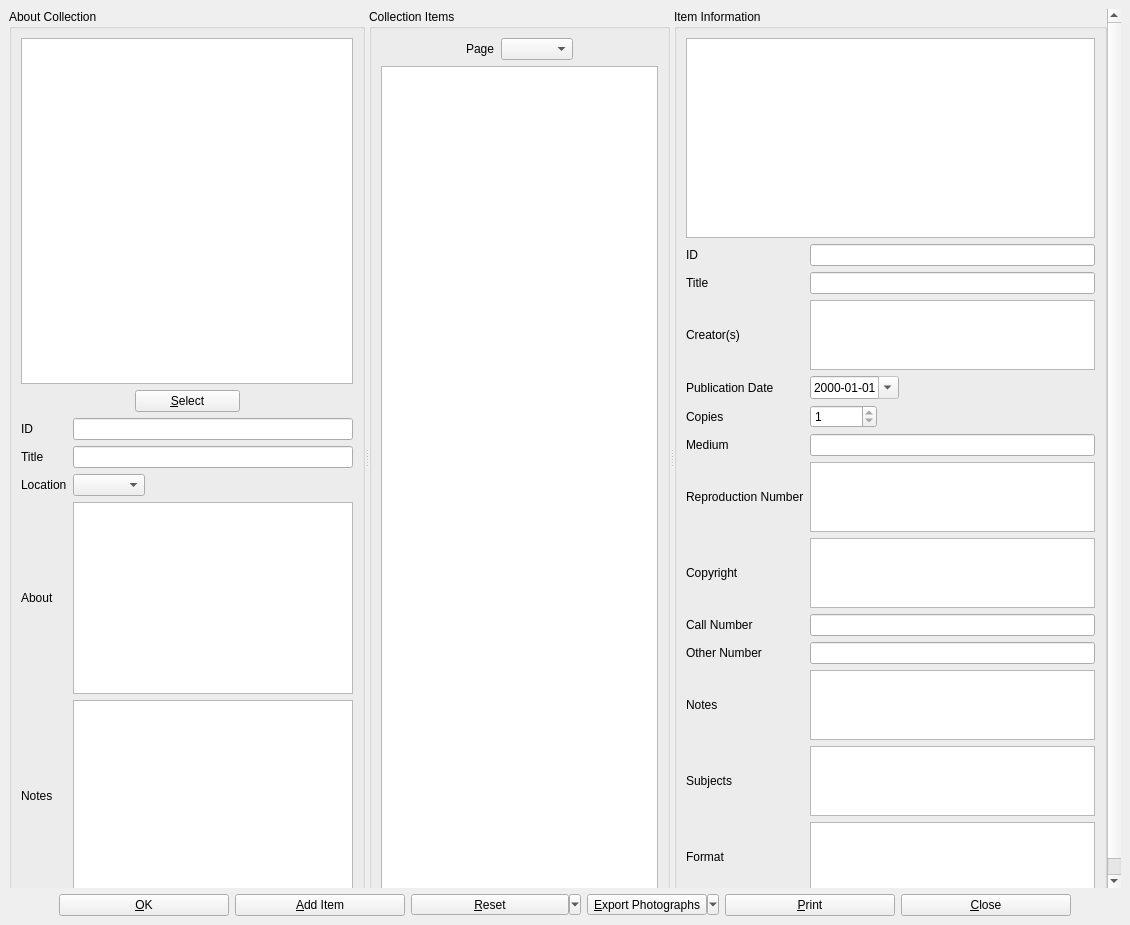
<?xml version="1.0" encoding="UTF-8"?>
<ui version="4.0">
 <class>pcDialog</class>
 <widget class="QMainWindow" name="pcDialog">
  <property name="geometry">
   <rect>
    <x>0</x>
    <y>0</y>
    <width>1130</width>
    <height>925</height>
   </rect>
  </property>
  <property name="windowTitle">
   <string>BiblioteQ</string>
  </property>
  <property name="windowIcon">
   <iconset>
    <normaloff>icons.d/book.png</normaloff>icons.d/book.png</iconset>
  </property>
  <widget class="QWidget" name="centralwidget">
   <layout class="QVBoxLayout">
    <item>
     <widget class="QScrollArea" name="scrollArea">
      <property name="frameShape">
       <enum>QFrame::NoFrame</enum>
      </property>
      <property name="widgetResizable">
       <bool>true</bool>
      </property>
      <widget class="QWidget" name="scrollAreaWidgetContents">
       <property name="geometry">
        <rect>
         <x>0</x>
         <y>0</y>
         <width>1094</width>
         <height>1006</height>
        </rect>
       </property>
       <layout class="QVBoxLayout" name="verticalLayout_2">
        <property name="spacing">
         <number>0</number>
        </property>
        <property name="margin">
         <number>0</number>
        </property>
        <item>
         <widget class="QSplitter" name="splitter">
          <property name="orientation">
           <enum>Qt::Horizontal</enum>
          </property>
          <widget class="QGroupBox" name="coverImages">
           <property name="title">
            <string>About Collection</string>
           </property>
           <layout class="QVBoxLayout" name="verticalLayout">
            <item>
             <widget class="image_drop_site" name="thumbnail_collection">
              <property name="minimumSize">
               <size>
                <width>150</width>
                <height>200</height>
               </size>
              </property>
              <property name="toolTip">
               <string>Thumbnail</string>
              </property>
             </widget>
            </item>
            <item>
             <layout class="QHBoxLayout" name="_2">
              <item>
               <spacer>
                <property name="orientation">
                 <enum>Qt::Horizontal</enum>
                </property>
                <property name="sizeHint" stdset="0">
                 <size>
                  <width>40</width>
                  <height>20</height>
                 </size>
                </property>
               </spacer>
              </item>
              <item>
               <widget class="QPushButton" name="select_image_collection">
                <property name="minimumSize">
                 <size>
                  <width>105</width>
                  <height>0</height>
                 </size>
                </property>
                <property name="text">
                 <string>&amp;Select</string>
                </property>
                <property name="icon">
                 <iconset>
                  <normaloff>icons.d/16x16/fileopen.png</normaloff>icons.d/16x16/fileopen.png</iconset>
                </property>
               </widget>
              </item>
              <item>
               <spacer>
                <property name="orientation">
                 <enum>Qt::Horizontal</enum>
                </property>
                <property name="sizeHint" stdset="0">
                 <size>
                  <width>40</width>
                  <height>20</height>
                 </size>
                </property>
               </spacer>
              </item>
             </layout>
            </item>
            <item>
             <layout class="QGridLayout" name="gridLayout">
              <item row="1" column="0">
               <widget class="QLabel" name="label_2">
                <property name="text">
                 <string>Title</string>
                </property>
               </widget>
              </item>
              <item row="1" column="1">
               <widget class="QLineEdit" name="title_collection"/>
              </item>
              <item row="3" column="0">
               <widget class="QLabel" name="label">
                <property name="text">
                 <string>About</string>
                </property>
               </widget>
              </item>
              <item row="3" column="1">
               <widget class="QTextEdit" name="about_collection">
                <property name="tabChangesFocus">
                 <bool>true</bool>
                </property>
                <property name="acceptRichText">
                 <bool>false</bool>
                </property>
               </widget>
              </item>
              <item row="4" column="0">
               <widget class="QLabel" name="label_3">
                <property name="text">
                 <string>Notes</string>
                </property>
               </widget>
              </item>
              <item row="4" column="1">
               <widget class="QTextEdit" name="notes_collection">
                <property name="tabChangesFocus">
                 <bool>true</bool>
                </property>
                <property name="acceptRichText">
                 <bool>false</bool>
                </property>
               </widget>
              </item>
              <item row="0" column="0">
               <widget class="QLabel" name="label_14">
                <property name="text">
                 <string>ID</string>
                </property>
               </widget>
              </item>
              <item row="0" column="1">
               <widget class="QLineEdit" name="id_collection"/>
              </item>
              <item row="2" column="0">
               <widget class="QLabel" name="label_20">
                <property name="text">
                 <string>Location</string>
                </property>
               </widget>
              </item>
              <item row="2" column="1">
               <layout class="QHBoxLayout" name="_4">
                <item>
                 <widget class="QComboBox" name="location"/>
                </item>
                <item>
                 <spacer>
                  <property name="orientation">
                   <enum>Qt::Horizontal</enum>
                  </property>
                  <property name="sizeHint" stdset="0">
                   <size>
                    <width>40</width>
                    <height>20</height>
                   </size>
                  </property>
                 </spacer>
                </item>
               </layout>
              </item>
             </layout>
            </item>
           </layout>
          </widget>
          <widget class="QGroupBox" name="collectionGroup">
           <property name="title">
            <string>Collection Items</string>
           </property>
           <layout class="QVBoxLayout" name="verticalLayout_3">
            <item>
             <layout class="QHBoxLayout" name="horizontalLayout_2">
              <item>
               <spacer name="horizontalSpacer_5">
                <property name="orientation">
                 <enum>Qt::Horizontal</enum>
                </property>
                <property name="sizeHint" stdset="0">
                 <size>
                  <width>40</width>
                  <height>20</height>
                 </size>
                </property>
               </spacer>
              </item>
              <item>
               <widget class="QLabel" name="label_16">
                <property name="text">
                 <string>Page</string>
                </property>
               </widget>
              </item>
              <item>
               <widget class="QComboBox" name="page"/>
              </item>
              <item>
               <spacer name="horizontalSpacer">
                <property name="orientation">
                 <enum>Qt::Horizontal</enum>
                </property>
                <property name="sizeHint" stdset="0">
                 <size>
                  <width>40</width>
                  <height>20</height>
                 </size>
                </property>
               </spacer>
              </item>
             </layout>
            </item>
            <item>
             <widget class="QGraphicsView" name="graphicsView">
              <property name="viewportUpdateMode">
               <enum>QGraphicsView::FullViewportUpdate</enum>
              </property>
             </widget>
            </item>
           </layout>
          </widget>
          <widget class="QGroupBox" name="itemGroup">
           <property name="title">
            <string>Item Information</string>
           </property>
           <layout class="QVBoxLayout" name="verticalLayout_4">
            <item>
             <widget class="image_drop_site" name="thumbnail_item">
              <property name="minimumSize">
               <size>
                <width>150</width>
                <height>200</height>
               </size>
              </property>
              <property name="toolTip">
               <string>Thumbnail</string>
              </property>
             </widget>
            </item>
            <item>
             <layout class="QGridLayout" name="gridLayout_2">
              <item row="2" column="0">
               <widget class="QLabel" name="label_12">
                <property name="text">
                 <string>Creator(s)</string>
                </property>
               </widget>
              </item>
              <item row="3" column="1">
               <layout class="QHBoxLayout" name="_3">
                <item>
                 <widget class="QDateEdit" name="publication_date">
                  <property name="readOnly">
                   <bool>true</bool>
                  </property>
                  <property name="displayFormat">
                   <string>yyyy-MM-dd</string>
                  </property>
                  <property name="calendarPopup">
                   <bool>true</bool>
                  </property>
                 </widget>
                </item>
                <item>
                 <spacer>
                  <property name="orientation">
                   <enum>Qt::Horizontal</enum>
                  </property>
                  <property name="sizeHint" stdset="0">
                   <size>
                    <width>40</width>
                    <height>20</height>
                   </size>
                  </property>
                 </spacer>
                </item>
               </layout>
              </item>
              <item row="10" column="0">
               <widget class="QLabel" name="label_8">
                <property name="text">
                 <string>Notes</string>
                </property>
               </widget>
              </item>
              <item row="7" column="1">
               <widget class="QTextEdit" name="copyright_item">
                <property name="tabChangesFocus">
                 <bool>true</bool>
                </property>
                <property name="readOnly">
                 <bool>true</bool>
                </property>
                <property name="acceptRichText">
                 <bool>false</bool>
                </property>
               </widget>
              </item>
              <item row="8" column="0">
               <widget class="QLabel" name="label_17">
                <property name="text">
                 <string>Call Number</string>
                </property>
               </widget>
              </item>
              <item row="8" column="1">
               <widget class="QLineEdit" name="call_number_item">
                <property name="maxLength">
                 <number>64</number>
                </property>
                <property name="readOnly">
                 <bool>true</bool>
                </property>
               </widget>
              </item>
              <item row="9" column="0">
               <widget class="QLabel" name="label_18">
                <property name="text">
                 <string>Other Number</string>
                </property>
               </widget>
              </item>
              <item row="6" column="1">
               <widget class="QTextEdit" name="reproduction_number_item">
                <property name="tabChangesFocus">
                 <bool>true</bool>
                </property>
                <property name="readOnly">
                 <bool>true</bool>
                </property>
                <property name="acceptRichText">
                 <bool>false</bool>
                </property>
               </widget>
              </item>
              <item row="7" column="0">
               <widget class="QLabel" name="label_7">
                <property name="text">
                 <string>Copyright</string>
                </property>
               </widget>
              </item>
              <item row="5" column="0">
               <widget class="QLabel" name="label_5">
                <property name="text">
                 <string>Medium</string>
                </property>
               </widget>
              </item>
              <item row="6" column="0">
               <widget class="QLabel" name="label_6">
                <property name="text">
                 <string>Reproduction Number</string>
                </property>
               </widget>
              </item>
              <item row="1" column="0">
               <widget class="QLabel" name="label_4">
                <property name="text">
                 <string>Title</string>
                </property>
               </widget>
              </item>
              <item row="1" column="1">
               <widget class="QLineEdit" name="title_item">
                <property name="readOnly">
                 <bool>true</bool>
                </property>
               </widget>
              </item>
              <item row="10" column="1">
               <widget class="QTextEdit" name="notes_item">
                <property name="tabChangesFocus">
                 <bool>true</bool>
                </property>
                <property name="readOnly">
                 <bool>true</bool>
                </property>
                <property name="acceptRichText">
                 <bool>false</bool>
                </property>
               </widget>
              </item>
              <item row="11" column="0">
               <widget class="QLabel" name="label_9">
                <property name="text">
                 <string>Subjects</string>
                </property>
               </widget>
              </item>
              <item row="5" column="1">
               <widget class="QLineEdit" name="medium_item">
                <property name="readOnly">
                 <bool>true</bool>
                </property>
               </widget>
              </item>
              <item row="3" column="0">
               <widget class="QLabel" name="label_13">
                <property name="text">
                 <string>Publication Date</string>
                </property>
               </widget>
              </item>
              <item row="12" column="0">
               <widget class="QLabel" name="label_11">
                <property name="text">
                 <string>Format</string>
                </property>
               </widget>
              </item>
              <item row="9" column="1">
               <widget class="QLineEdit" name="other_number_item">
                <property name="maxLength">
                 <number>64</number>
                </property>
                <property name="readOnly">
                 <bool>true</bool>
                </property>
               </widget>
              </item>
              <item row="4" column="0">
               <widget class="QLabel" name="label_10">
                <property name="text">
                 <string>Copies</string>
                </property>
               </widget>
              </item>
              <item row="4" column="1">
               <layout class="QHBoxLayout" name="horizontalLayout">
                <item>
                 <widget class="QSpinBox" name="quantity">
                  <property name="readOnly">
                   <bool>true</bool>
                  </property>
                  <property name="minimum">
                   <number>1</number>
                  </property>
                  <property name="maximum">
                   <number>999999999</number>
                  </property>
                 </widget>
                </item>
                <item>
                 <spacer name="horizontalSpacer_2">
                  <property name="orientation">
                   <enum>Qt::Horizontal</enum>
                  </property>
                  <property name="sizeHint" stdset="0">
                   <size>
                    <width>40</width>
                    <height>20</height>
                   </size>
                  </property>
                 </spacer>
                </item>
               </layout>
              </item>
              <item row="0" column="0">
               <widget class="QLabel" name="label_15">
                <property name="text">
                 <string>ID</string>
                </property>
               </widget>
              </item>
              <item row="0" column="1">
               <widget class="QLineEdit" name="id_item">
                <property name="readOnly">
                 <bool>true</bool>
                </property>
               </widget>
              </item>
              <item row="2" column="1">
               <widget class="QTextEdit" name="creators_item">
                <property name="tabChangesFocus">
                 <bool>true</bool>
                </property>
                <property name="readOnly">
                 <bool>true</bool>
                </property>
                <property name="textInteractionFlags">
                 <set>Qt::TextSelectableByMouse</set>
                </property>
               </widget>
              </item>
              <item row="11" column="1">
               <widget class="QTextEdit" name="subjects_item">
                <property name="tabChangesFocus">
                 <bool>true</bool>
                </property>
                <property name="readOnly">
                 <bool>true</bool>
                </property>
                <property name="textInteractionFlags">
                 <set>Qt::TextSelectableByMouse</set>
                </property>
               </widget>
              </item>
              <item row="12" column="1">
               <widget class="QTextEdit" name="format_item">
                <property name="tabChangesFocus">
                 <bool>true</bool>
                </property>
                <property name="readOnly">
                 <bool>true</bool>
                </property>
                <property name="textInteractionFlags">
                 <set>Qt::TextSelectableByMouse</set>
                </property>
               </widget>
              </item>
             </layout>
            </item>
           </layout>
          </widget>
         </widget>
        </item>
       </layout>
      </widget>
     </widget>
    </item>
    <item>
     <layout class="QHBoxLayout">
      <item>
       <spacer>
        <property name="orientation">
         <enum>Qt::Horizontal</enum>
        </property>
        <property name="sizeHint" stdset="0">
         <size>
          <width>40</width>
          <height>20</height>
         </size>
        </property>
       </spacer>
      </item>
      <item>
       <widget class="QPushButton" name="okButton">
        <property name="sizePolicy">
         <sizepolicy hsizetype="Fixed" vsizetype="Fixed">
          <horstretch>0</horstretch>
          <verstretch>0</verstretch>
         </sizepolicy>
        </property>
        <property name="minimumSize">
         <size>
          <width>170</width>
          <height>0</height>
         </size>
        </property>
        <property name="text">
         <string>&amp;OK</string>
        </property>
        <property name="icon">
         <iconset>
          <normaloff>icons.d/16x16/ok.png</normaloff>icons.d/16x16/ok.png</iconset>
        </property>
       </widget>
      </item>
      <item>
       <widget class="QPushButton" name="addItemButton">
        <property name="sizePolicy">
         <sizepolicy hsizetype="Fixed" vsizetype="Fixed">
          <horstretch>0</horstretch>
          <verstretch>0</verstretch>
         </sizepolicy>
        </property>
        <property name="minimumSize">
         <size>
          <width>170</width>
          <height>0</height>
         </size>
        </property>
        <property name="text">
         <string>&amp;Add Item</string>
        </property>
        <property name="icon">
         <iconset>
          <normaloff>icons.d/16x16/add.png</normaloff>icons.d/16x16/add.png</iconset>
        </property>
       </widget>
      </item>
      <item>
       <widget class="QToolButton" name="resetButton">
        <property name="minimumSize">
         <size>
          <width>170</width>
          <height>0</height>
         </size>
        </property>
        <property name="text">
         <string>&amp;Reset</string>
        </property>
        <property name="popupMode">
         <enum>QToolButton::MenuButtonPopup</enum>
        </property>
       </widget>
      </item>
      <item>
       <widget class="QToolButton" name="exportPhotographsToolButton">
        <property name="text">
         <string>&amp;Export Photographs</string>
        </property>
        <property name="popupMode">
         <enum>QToolButton::MenuButtonPopup</enum>
        </property>
       </widget>
      </item>
      <item>
       <widget class="QPushButton" name="printButton">
        <property name="minimumSize">
         <size>
          <width>170</width>
          <height>0</height>
         </size>
        </property>
        <property name="text">
         <string>&amp;Print</string>
        </property>
        <property name="icon">
         <iconset>
          <normaloff>icons.d/16x16/fileprint.png</normaloff>icons.d/16x16/fileprint.png</iconset>
        </property>
       </widget>
      </item>
      <item>
       <widget class="QPushButton" name="cancelButton">
        <property name="minimumSize">
         <size>
          <width>170</width>
          <height>0</height>
         </size>
        </property>
        <property name="text">
         <string>&amp;Close</string>
        </property>
        <property name="icon">
         <iconset>
          <normaloff>icons.d/16x16/cancel.png</normaloff>icons.d/16x16/cancel.png</iconset>
        </property>
       </widget>
      </item>
      <item>
       <spacer>
        <property name="orientation">
         <enum>Qt::Horizontal</enum>
        </property>
        <property name="sizeHint" stdset="0">
         <size>
          <width>40</width>
          <height>20</height>
         </size>
        </property>
       </spacer>
      </item>
     </layout>
    </item>
   </layout>
  </widget>
 </widget>
 <customwidgets>
  <customwidget>
   <class>image_drop_site</class>
   <extends>QGraphicsView</extends>
   <header>image_drop_site.h</header>
  </customwidget>
 </customwidgets>
 <tabstops>
  <tabstop>scrollArea</tabstop>
  <tabstop>thumbnail_collection</tabstop>
  <tabstop>select_image_collection</tabstop>
  <tabstop>id_collection</tabstop>
  <tabstop>title_collection</tabstop>
  <tabstop>location</tabstop>
  <tabstop>about_collection</tabstop>
  <tabstop>notes_collection</tabstop>
  <tabstop>page</tabstop>
  <tabstop>graphicsView</tabstop>
  <tabstop>thumbnail_item</tabstop>
  <tabstop>id_item</tabstop>
  <tabstop>title_item</tabstop>
  <tabstop>creators_item</tabstop>
  <tabstop>publication_date</tabstop>
  <tabstop>quantity</tabstop>
  <tabstop>medium_item</tabstop>
  <tabstop>reproduction_number_item</tabstop>
  <tabstop>copyright_item</tabstop>
  <tabstop>call_number_item</tabstop>
  <tabstop>other_number_item</tabstop>
  <tabstop>notes_item</tabstop>
  <tabstop>subjects_item</tabstop>
  <tabstop>format_item</tabstop>
  <tabstop>okButton</tabstop>
  <tabstop>addItemButton</tabstop>
  <tabstop>resetButton</tabstop>
  <tabstop>exportPhotographsToolButton</tabstop>
  <tabstop>printButton</tabstop>
  <tabstop>cancelButton</tabstop>
 </tabstops>
 <resources/>
 <connections/>
</ui>
